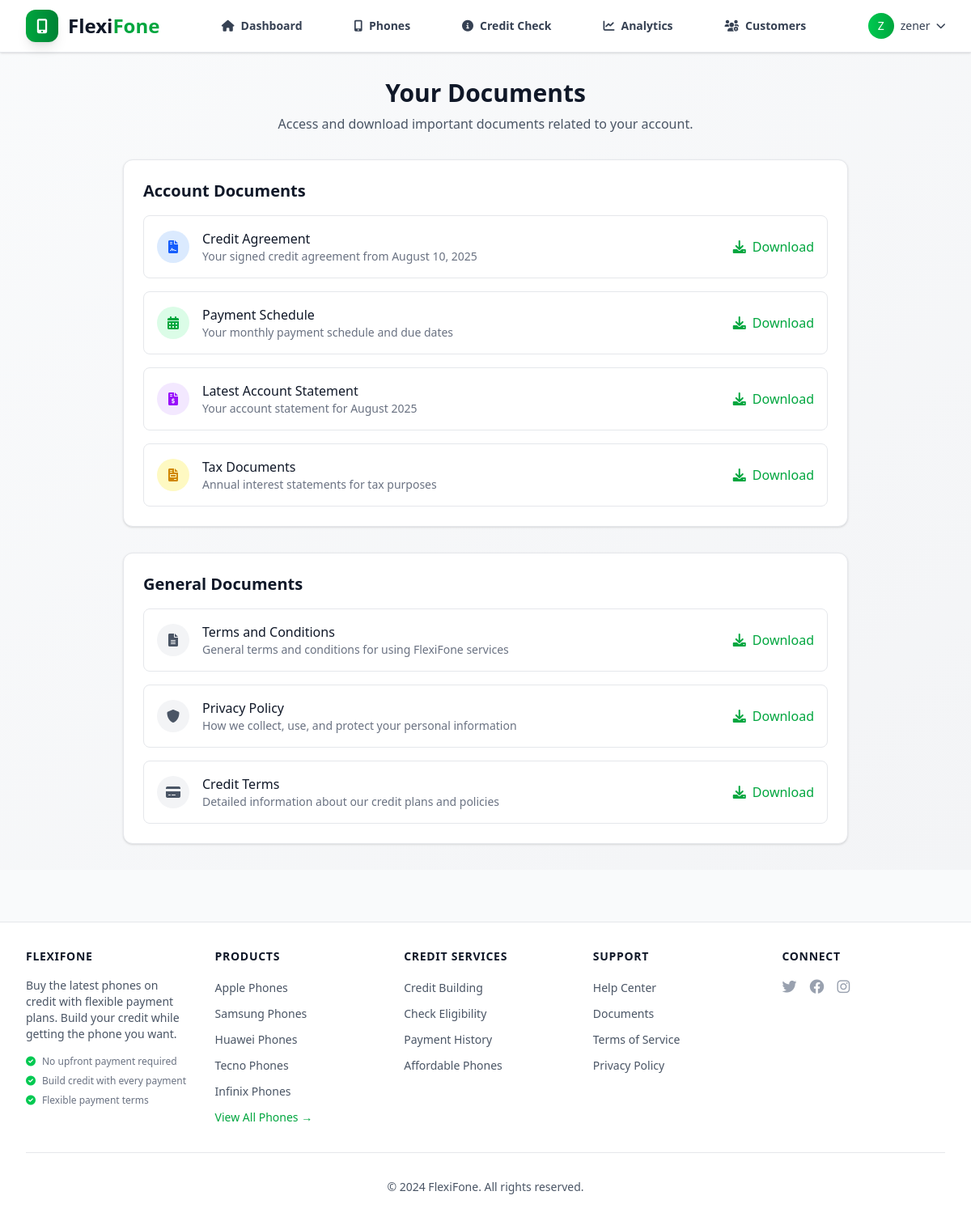
The app's page /accounts/documents/ (signed in), older data.
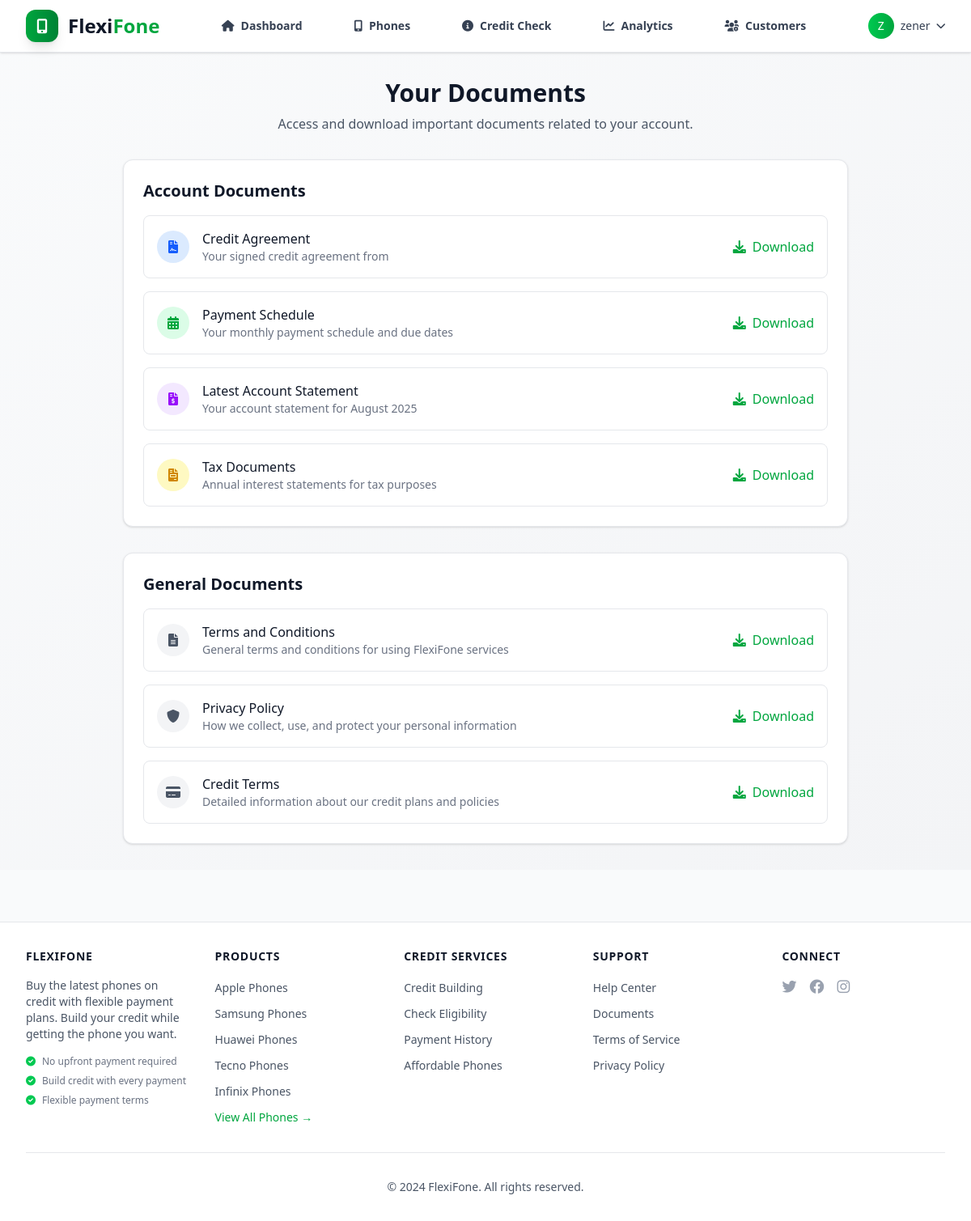
The same page, newer data.
### accounts/models.py (models this page shows, shortened)
class CreditAccount(models.Model):
    class AccountType(models.TextChoices):
        SAVINGS = 'SAVINGS', 'Save-to-Own'
        CREDIT = 'CREDIT', 'Buy Now, Pay Later'
    class Status(models.TextChoices):
        PENDING = 'PENDING', 'Pending Approval'
        ACTIVE = 'ACTIVE', 'Active'
        COMPLETED = 'COMPLETED', 'Plan Completed'
        AVAILABLE_FOR_PICKUP = 'AVAILABLE_FOR_PICKUP', 'Available for Pickup'
        PICKED_UP = 'PICKED_UP', 'Device Picked Up'
        CLOSED = 'CLOSED', 'Plan Closed'
        REPAYING = 'REPAYING', 'Repaying'
        OVERDUE = 'OVERDUE', 'Overdue'
        PAID_OFF = 'PAID_OFF', 'Paid Off'
        DECLINED = 'DECLINED', 'Declined'
    user = models.OneToOneField(
        User, on_delete=models.CASCADE, related_name='credit_account')
    phone = models.ForeignKey('phones.Phone', on_delete=models.PROTECT, null=True, blank=True)
    balance = models.DecimalField(
        max_digits=10, decimal_places=2, default=0.00)
    account_type = models.CharField(
        max_length=10, choices=AccountType.choices, default=AccountType.CREDIT)
    status = models.CharField(
        max_length=25, choices=Status.choices, default=Status.PENDING)
    loan_amount = models.DecimalField(
        max_digits=10, decimal_places=2, null=True, blank=True)
    installment_amount = models.DecimalField(
        max_digits=10, decimal_places=2, null=True, blank=True)
    installment_count = models.IntegerField(
        default=12, help_text="Number of installments")
    interest_rate = models.DecimalField(
        max_digits=5, decimal_places=2, default=0.00)
    next_payment_due_date = models.DateField(null=True, blank=True)
    last_payment_date = models.DateField(null=True, blank=True)
    accepted_terms = models.BooleanField(default=False)
    accepted_at = models.DateTimeField(null=True, blank=True)
    created_at = models.DateTimeField(auto_now_add=True)
    updated_at = models.DateTimeField(auto_now=True)
    completed_at = models.DateTimeField(null=True, blank=True, help_text="When the plan was completed")
    pickup_notified_at = models.DateTimeField(null=True, blank=True, help_text="When pickup notification was sent")
    pickup_location = models.CharField(max_length=255, default="FlexiFone Shop, Tamale, Gumbihini", help_text="Pickup location")
    pickup_instructions = models.TextField(blank=True, help_text="Special pickup instructions")
    is_active_plan = models.BooleanField(default=True, help_text="Whether this is the user's active plan")
    admin_marked_ready_at = models.DateTimeField(null=True, blank=True, help_text="When admin marked device ready for pickup")
    admin_marked_by = models.ForeignKey('User', null=True, blank=True, on_delete=models.SET_NULL, related_name='marked_accounts', help_text="Admin who marked device ready")
    user_confirmed_pickup_at = models.DateTimeField(null=True, blank=True, help_text="When user confirmed device pickup")
    pickup_confirmation_method = models.CharField(max_length=50, blank=True, help_text="How pickup was confirmed: dashboard, phone, in_person")
    sms_sent_at = models.DateTimeField(null=True, blank=True, help_text="When SMS notification was sent")
    email_sent_at = models.DateTimeField(null=True, blank=True, help_text="When email notification was sent")

### accounts/views.py (the view)
# urls.py: path('documents/', documents_view, name='documents'),
@login_required
def documents_view(request):
    try:
        credit_account = request.user.credit_account
    except CreditAccount.DoesNotExist:
        credit_account = None
    context = {
        'credit_account': credit_account,
    }
    return render(request, 'documents.html', context)

### accounts/models.py (called while the page is built)
    def get_full_name(self):
        return f"{self.first_name} {self.last_name}".strip() or self.username

    def get_display_name(self):
        if self.first_name:
            return self.first_name
        return self.username

### templates/documents.html (shortened to what the changed rows need)
{% extends 'base.html' %}
{% block content %}
<div class="max-w-4xl mx-auto">
    <div class="mb-8 text-center">
        <h1 class="text-3xl font-bold text-gray-900 mb-2">Your Documents</h1>
    </div>
    <div class="bg-white rounded-xl shadow-sm border border-gray-200 overflow-hidden mb-8">
        <div class="p-6">
            <h2 class="text-xl font-semibold text-gray-900 mb-4">Account Documents</h2>
            {% if credit_account %}
                <div class="space-y-4">
                    <div class="flex items-center justify-between p-4 border border-gray-200 rounded-lg hover:bg-gray-50 transition-colors">
                        <div class="flex items-center">
                            <div class="w-10 h-10 bg-blue-100 rounded-full flex items-center justify-center mr-4">
                                <i class="fas fa-file-contract text-blue-600"></i>
                            </div>
                            <div>
                                <h3 class="font-medium text-gray-900">Credit Agreement</h3>
                                <p class="text-sm text-gray-500">Your signed credit agreement from {{ credit_account.accepted_at|date:"F j, Y" }}</p>
                            </div>
                        </div>
                        <a href="#" class="text-green-600 hover:text-green-700 font-medium flex items-center">
                            <i class="fas fa-download mr-2"></i>
                            Download
                        </a>
                    </div>
                    <div class="flex items-center justify-between p-4 border border-gray-200 rounded-lg hover:bg-gray-50 transition-colors">
                        <div class="flex items-center">
                            <div class="w-10 h-10 bg-green-100 rounded-full flex items-center justify-center mr-4">
                                <i class="fas fa-calendar-alt text-green-600"></i>
                            </div>
                            <div>
                                <h3 class="font-medium text-gray-900">Payment Schedule</h3>
                                <p class="text-sm text-gray-500">Your monthly payment schedule and due dates</p>
                            </div>
                        </div>
                        <a href="#" class="text-green-600 hover:text-green-700 font-medium flex items-center">
                            <i class="fas fa-download mr-2"></i>
                            Download
                        </a>
                    </div>
                    <div class="flex items-center justify-between p-4 border border-gray-200 rounded-lg hover:bg-gray-50 transition-colors">
                        <div class="flex items-center">
                            <div class="w-10 h-10 bg-purple-100 rounded-full flex items-center justify-center mr-4">
                                <i class="fas fa-file-invoice-dollar text-purple-600"></i>
                            </div>
                            <div>
                                <h3 class="font-medium text-gray-900">Latest Account Statement</h3>
                                <p class="text-sm text-gray-500">Your account statement for {{ credit_account.updated_at|date:"F Y" }}</p>
                            </div>
                        </div>
                        <a href="#" class="text-green-600 hover:text-green-700 font-medium flex items-center">
                            <i class="fas fa-download mr-2"></i>
                            Download
                        </a>
                    </div>
                    <div class="flex items-center justify-between p-4 border border-gray-200 rounded-lg hover:bg-gray-50 transition-colors">
                        <div class="flex items-center">
                            <div class="w-10 h-10 bg-yellow-100 rounded-full flex items-center justify-center mr-4">
                                <i class="fas fa-file-invoice text-yellow-600"></i>
                            </div>
                            <div>
                                <h3 class="font-medium text-gray-900">Tax Documents</h3>
                                <p class="text-sm text-gray-500">Annual interest statements for tax purposes</p>
                            </div>
                        </div>
                        <a href="#" class="text-green-600 hover:text-green-700 font-medium flex items-center">
                            <i class="fas fa-download mr-2"></i>
                            Download
                        </a>
                    </div>
                </div>
            {% endif %}
        </div>
    </div>
    <div class="bg-white rounded-xl shadow-sm border border-gray-200 overflow-hidden">
        <div class="p-6">
            <h2 class="text-xl font-semibold text-gray-900 mb-4">General Documents</h2>
        </div>
    </div>
</div>
{% endblock %}

Row changes from the older to the newer data that the page shows:
removed CreditAccount: accepted_at "August 10, 2025", updated_at "August 2025"
added CreditAccount: updated_at "August 2025"
